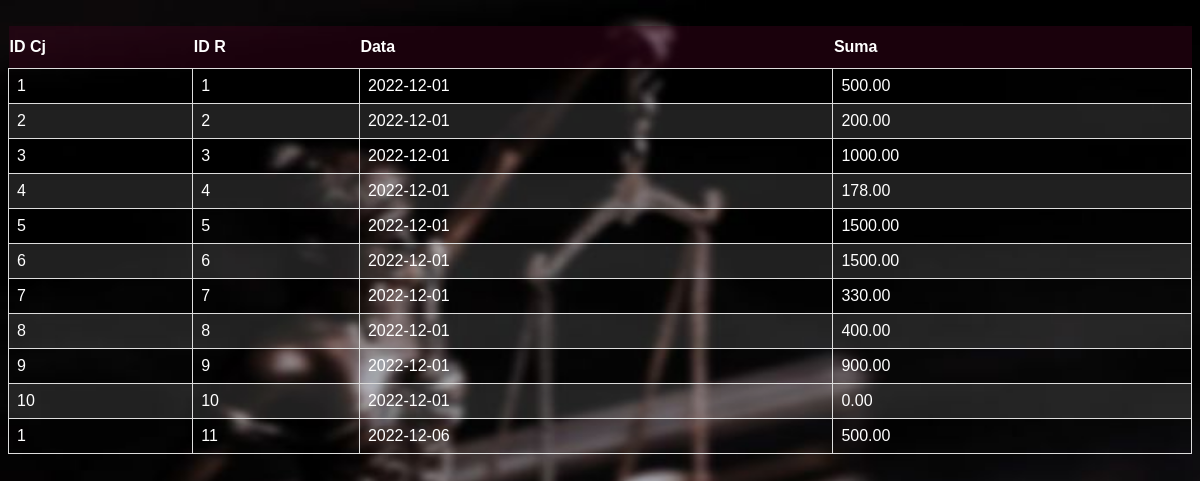
/tabelr.php, run on the app's committed database.
### tables this page shows
CREATE TABLE Rata (
  id_cj INT NOT NULL,
  id_r INT PRIMARY KEY NOT NULL,
  data DATE NOT NULL,
  suma DECIMAL(10,2),
  FOREIGN KEY (id_cj) REFERENCES Contract_j(id_cj)
);

### tabelr.php (the view, shortened to what this page needs)
<!DOCTYPE html>
<html lang="en">
<head>
<link rel="stylesheet" href="https://cdn.jsdelivr.net/npm/bootstrap@5.2.0-betal/dist/css/bootstrap">
<link rel="stylesheet" type="text/css" href="style.css">
</head>
<body>
<div class= "container my-5">
<br>
<table  class="customers">
<thead>
<tr>
<th>ID Cj</th>
<th>ID R</th>
<th>Data</th>
<th>Suma</th>
</tr>
<tbody>
<?php
$servername = "localhost";
$username = "root";
$password = "";
$database = "cabinet_avocatura";
$connection = new mysqli($servername, $username, $password, $database);
$sql = "SELECT * FROM rata";
$result = $connection->query($sql);
while ($row = $result->fetch_assoc()) {
    echo "
    <tr>
    <td>$row[id_cj]</td>
    <td>$row[id_r]</td>
    <td>$row[data]</td>
    <td>$row[suma]</td>
    </td>
    </tr>";}
?>
</thead>
</table>
</div>
</body>
</html>

### style.css (style rules this page uses)
body { background-image: url('download.jpeg'); background-repeat: no-repeat; background-size: 1300px 700px; background-color: #cccccc; background-attachment: fixed; }
.customers { font-family: Arial, Helvetica, sans-serif; border-collapse: collapse; width: 100%; color: white; }
.customers td, #customers th { border: 1px solid #ddd; padding: 8px; color: white; }
table { color: white; }
.customers tr:nth-child(even) { background-color: #f2f2f221; color: white }
.customers th { padding-top: 12px; padding-bottom: 12px; text-align: left; background-color: #42042064; color: white; }

### data on the page
rata: id_cj "1", id_r "1", data "2022-12-01", suma "500.00"
rata: id_cj "2", id_r "2", data "2022-12-01", suma "200.00"
rata: id_cj "3", id_r "3", data "2022-12-01", suma "1000.00"
rata: id_cj "4", id_r "4", data "2022-12-01", suma "178.00"
rata: id_cj "5", id_r "5", data "2022-12-01", suma "1500.00"
rata: id_cj "6", id_r "6", data "2022-12-01", suma "1500.00"
rata: id_cj "7", id_r "7", data "2022-12-01", suma "330.00"
rata: id_cj "8", id_r "8", data "2022-12-01", suma "400.00"
rata: id_cj "9", id_r "9", data "2022-12-01", suma "900.00"
rata: id_cj "10", id_r "10", data "2022-12-01", suma "0.00"
rata: id_cj "1", id_r "11", data "2022-12-06", suma "500.00"
